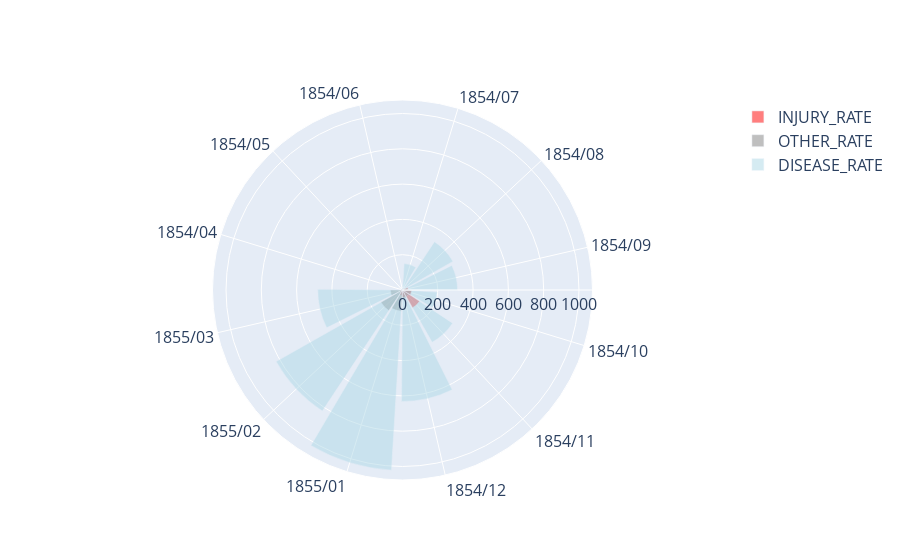

The notebook cell this image was saved under:
### Markdown cell above
### Polar 2

### Code cell
polar2(R_COLS)

### Figure 1 — Plotly figure (JSON) as saved in the notebook; plotly's stock layout.template omitted (floating-point values rounded to 4 significant figures)
{"data": [{"base": "stacked", "marker": {"color": "red"}, "name": "INJURY_RATE", "opacity": 0.5, "r": [12.8, 16.3, 30.7, 41.7, 115.8, 51.7, 32.1, 0.4, 0, 0, 0, 0], "theta": ["1855/03", "1855/02", "1855/01", "1854/12", "1854/11", "1854/10", "1854/09", "1854/08", "1854/07", "1854/06", "1854/05", "1854/04"], "type": "barpolar"}, {"base": "stacked", "marker": {"color": "gray"}, "name": "OTHER_RATE", "opacity": 0.5, "r": [68.6, 140.1, 120, 48, 42.8, 50.1, 27.7, 11.9, 9.6, 2.5, 4.6, 7], "theta": ["1855/03", "1855/02", "1855/01", "1854/12", "1854/11", "1854/10", "1854/09", "1854/08", "1854/07", "1854/06", "1854/05", "1854/04"], "type": "barpolar"}, {"base": "stacked", "marker": {"color": "lightblue"}, "name": "DISEASE_RATE", "opacity": 0.5, "r": [480.3, 822.8, 1023.0, 631.5, 340.6, 197, 312.2, 328.5, 150, 4.7, 6.2, 1.4], "theta": ["1855/03", "1855/02", "1855/01", "1854/12", "1854/11", "1854/10", "1854/09", "1854/08", "1854/07", "1854/06", "1854/05", "1854/04"], "type": "barpolar"}], "layout": {"font": {"size": 16}, "legend": {"font": {"size": 16}}, "polar": {"angularaxis": {"rotation": -167}}}}
